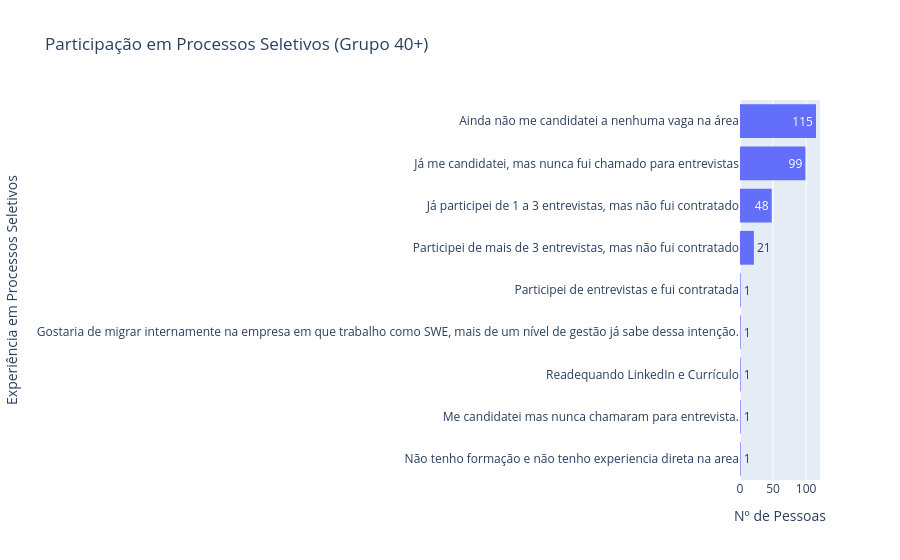

Notebook code cell kept with this figure:
### Code cell
# 2. Participação em Processos Seletivos
# Contando e ordenando as categorias da mais frequente para a menos
ordem_experiencia = (
    df_h1["5.d_experiencia_em_processos_seletivos"]
    .value_counts()
    .sort_values(ascending=False)
    .index.tolist()
)


g7 = px.histogram(
    df_h1,
    y="5.d_experiencia_em_processos_seletivos",
    orientation="h",
    text_auto=True,
    title="Participação em Processos Seletivos (Grupo 40+)",
    category_orders={"5.d_experiencia_em_processos_seletivos": ordem_experiencia},
    labels={
        "5.d_experiencia_em_processos_seletivos": "Experiência em Processos Seletivos"
    },
)
g7.update_layout(
    xaxis_title="Nº de Pessoas", yaxis_title="Experiência em Processos Seletivos",
)
g7.show()

### Figure 1 — Plotly figure (JSON) as saved in the notebook; plotly's stock layout.template omitted (floating-point values rounded to 4 significant figures; data arrays with more than 128 entries replaced by an {"elided": "..."} marker saying what was removed)
{"data": [{"bingroup": "y", "hovertemplate": "count=%{x}<br>Experiência em Processos Seletivos=%{y}<extra></extra>", "legendgroup": "", "marker": {"color": "#636efa", "pattern": {"shape": ""}}, "name": "", "orientation": "h", "showlegend": false, "texttemplate": "%{value}", "type": "histogram", "xaxis": "x", "y": {"elided": "290 str values"}, "yaxis": "y"}], "layout": {"barmode": "relative", "legend": {"tracegroupgap": 0}, "title": {"text": "Participação em Processos Seletivos (Grupo 40+)"}, "xaxis": {"anchor": "y", "domain": [0, 1], "title": {"text": "Nº de Pessoas"}}, "yaxis": {"anchor": "x", "categoryarray": ["Não tenho formação e não tenho experiencia direta na area", "Me candidatei mas nunca chamaram para entrevista.", "Readequando LinkedIn e Currículo", "Gostaria de migrar internamente na empresa em que trabalho como SWE, mais de um nível de gestão já sabe dessa intenção.", "Participei de entrevistas e fui contratada", "Participei de mais de 3 entrevistas, mas não fui contratado", "Já participei de 1 a 3 entrevistas, mas não fui contratado", "Já me candidatei, mas nunca fui chamado para entrevistas", "Ainda não me candidatei a nenhuma vaga na área"], "categoryorder": "array", "domain": [0, 1], "title": {"text": "Experiência em Processos Seletivos"}}}}
